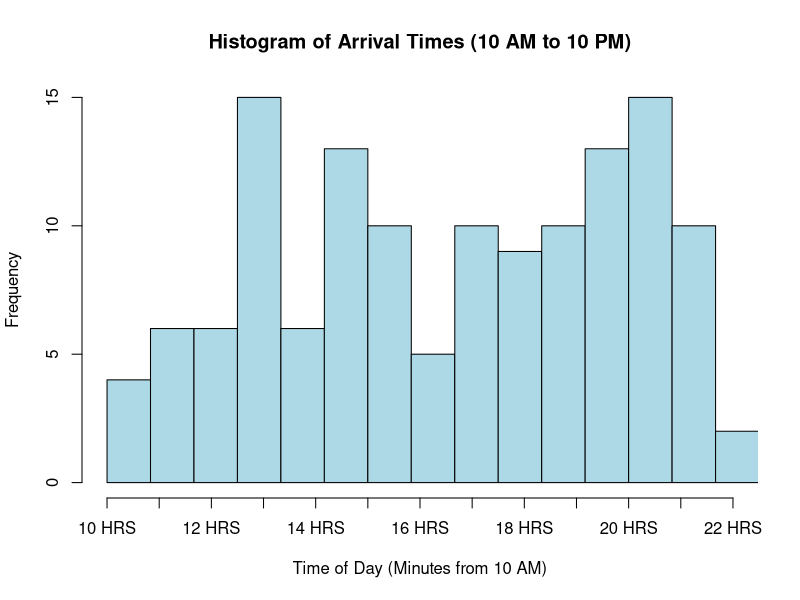
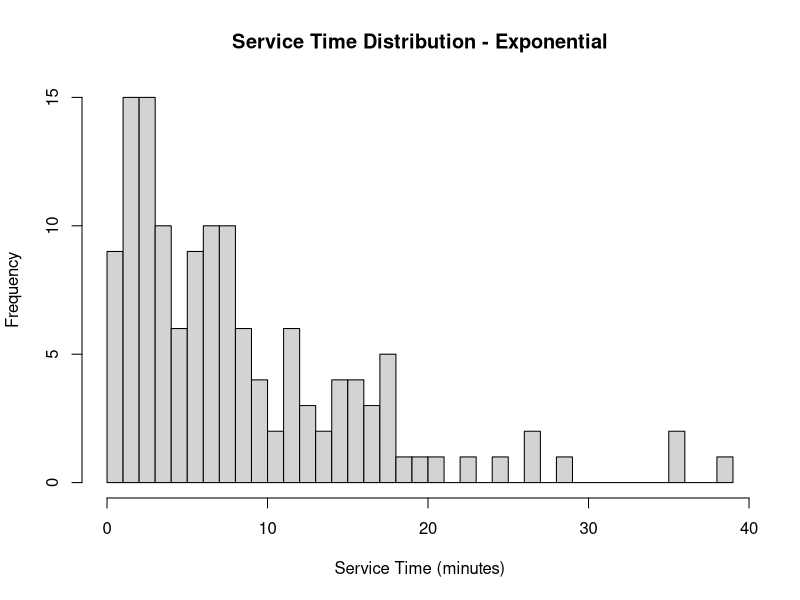
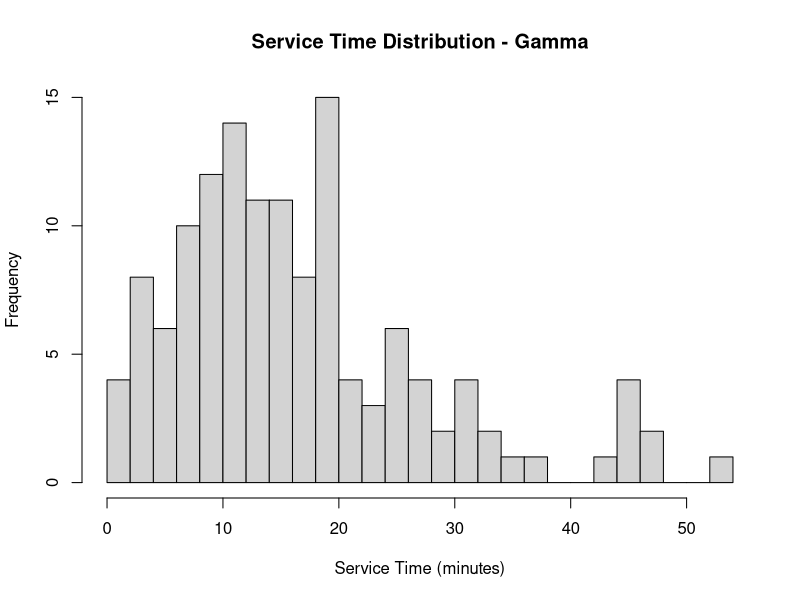
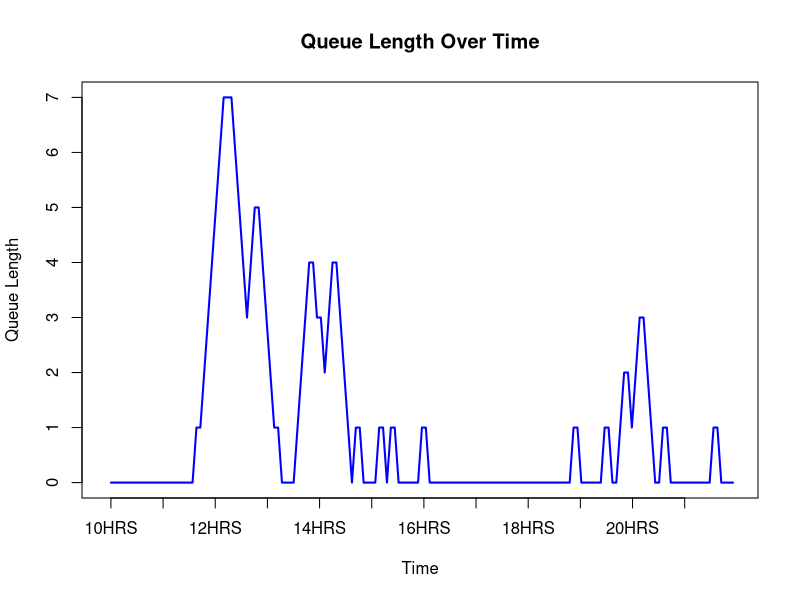

Here is the R script that generated these plots, in order:
## ---- chunk 1

set.seed(223)

time_intervals <- c(0, 120, 300, 420, 720)
arrival_rates <- c(4, 12, 5, 15)
service_rates <- c(6,6,6,6,6,6,6,9,9,9,9,9,9,9)
n_tables <- 5

#exponential rv
#inverse_cdf_exp <- function(lambda) {
 # -log(1 - runif(1)) / lambda
#}

simulate_poisson_arrivals <- function(lambda, start_time, end_time) {
  n_arrivals <- rpois(1, (lambda / 60) * (end_time - start_time))
  sort(runif(n_arrivals, start_time, end_time))
}

arrival_times <- c()
for (i in 1:4) {
  arrivals <- simulate_poisson_arrivals(arrival_rates[i], time_intervals[i], time_intervals[i + 1])
  arrival_times <- c(arrival_times, arrivals)
}

arrival_times_in_day <- arrival_times + 600

hist(arrival_times_in_day, 
     main = "Histogram of Arrival Times (10 AM to 10 PM)", 
     xlab = "Time of Day (Minutes from 10 AM)", 
     ylab = "Frequency", 
     col = "lightblue", 
     border = "black", 
     breaks = 20, 
     xlim = c(600, 1320),
     xaxt = "n")

axis(1, at = seq(600, 1320, by = 60), labels = paste(seq(10, 22), "HRS", sep = " "))

service_times_old <- sapply(arrival_times, function(t) {
  hour <- ceiling(t / 60) 
  rexp(1, rate = service_rates[hour]/60)
})


hist(service_times_old, main = "Service Time Distribution - Exponential", xlab = "Service Time (minutes)", breaks = 30)

service_times <- sapply(arrival_times, function(t) {
  hour <- ceiling(t / 60) 
  shape <- 2
  rate <- service_rates[hour] / 60
  rgamma(1, shape = shape, rate = rate)
})

hist(service_times, main = "Service Time Distribution - Gamma", xlab = "Service Time (minutes)", breaks = 30)

current_time <- 0
downtime <- 0
queue <- c()
queue_lengths <- c()
busy_tables <- rep(0, n_tables)
waiting_times <- c()
queue_waiting_times <- c()

for (i in seq_along(arrival_times)) {
  next_arrival <- arrival_times[i+1]
  current_time <- arrival_times[i]
  if(all(busy_tables <= current_time)){
    #print(paste("All tables free"))
  }
  if (all(busy_tables <= current_time) && length(queue) == 0) {
    downtime <- downtime + (next_arrival - current_time)
    #print(paste("Downtime:", downtime))
  }
  busy_tables[busy_tables <= current_time] <- 0
  if (any(busy_tables == 0)) {
    next_table <- which(busy_tables == 0)[1]
    service_time <- service_times[i]
    busy_tables[next_table] <- current_time + service_time
    #print(paste("Seating customer at table", next_table, "at time:", current_time, "for service time:", service_time))
    waiting_times <- c(waiting_times, 0)
  } else {
    queue <- c(queue, current_time)
  }
  queue_lengths <- c(queue_lengths, length(queue))
  while (length(queue) > 0 && any(busy_tables == 0)) {
    next_table <- which(busy_tables == 0)[1]
    wait_time <- current_time - queue[1]
    waiting_times <- c(waiting_times, wait_time)
    queue_waiting_times <- c(queue_waiting_times, wait_time)
    service_time <- service_times[i]
    busy_tables[next_table] <- current_time + service_time
    queue <- queue[-1] 
    queue_lengths <- c(queue_lengths, length(queue))
  }
}

first_downtime <- arrival_times[1]
total_dowtime <- downtime + first_downtime

plot(queue_lengths, type = "l", xlab = "Time", ylab = "Queue Length", 
     main = "Queue Length Over Time", col = "blue", lwd = 2, 
     xaxt = "n", xlim = c(0, length(queue_lengths)))

axis(1, at = seq(1, length(queue_lengths), by = length(queue_lengths) / 12), 
     labels = paste(10 + (seq(1, length(queue_lengths), by = length(queue_lengths) / 12) - 1) / (length(queue_lengths) / 12), "HRS", sep=""))

filtered_waiting_times <- waiting_times[arrival_times_in_day >= 1020 & arrival_times_in_day <= 1320]

avg_wait_time_filtered <- if (length(filtered_waiting_times) > 0) mean(filtered_waiting_times) else 0
avg_wait_time <- if (length(waiting_times) > 0) mean(waiting_times) else 0
avg_wait_time_queue <- if (length(queue_waiting_times) > 0) mean(queue_waiting_times) else 0

cat("Average Waiting Time Across All Customers:", avg_wait_time, "minutes\n")
cat("Average Waiting Time in Queue:", avg_wait_time_queue, "minutes\n")
cat("Average Waiting Time from 5-10PM:", avg_wait_time_filtered, "minutes\n")
cat("Total Downtime:", total_dowtime, "minutes\n")

